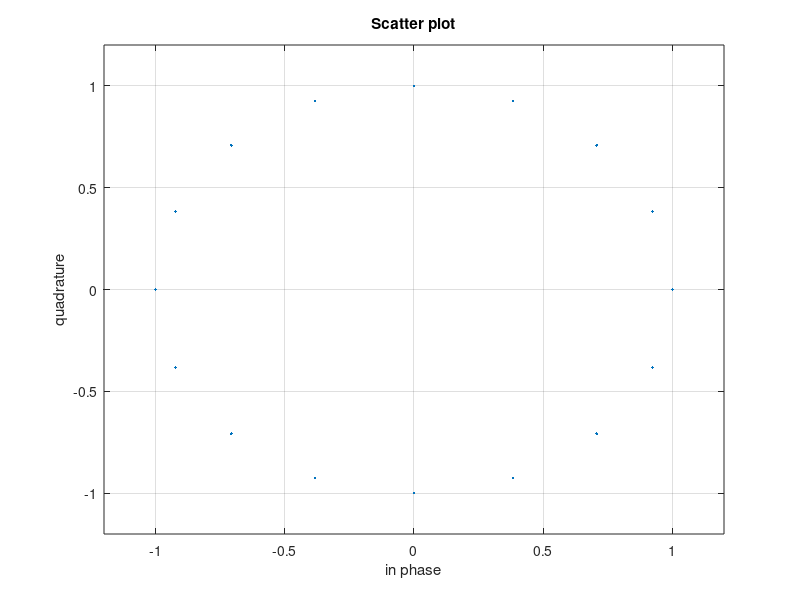
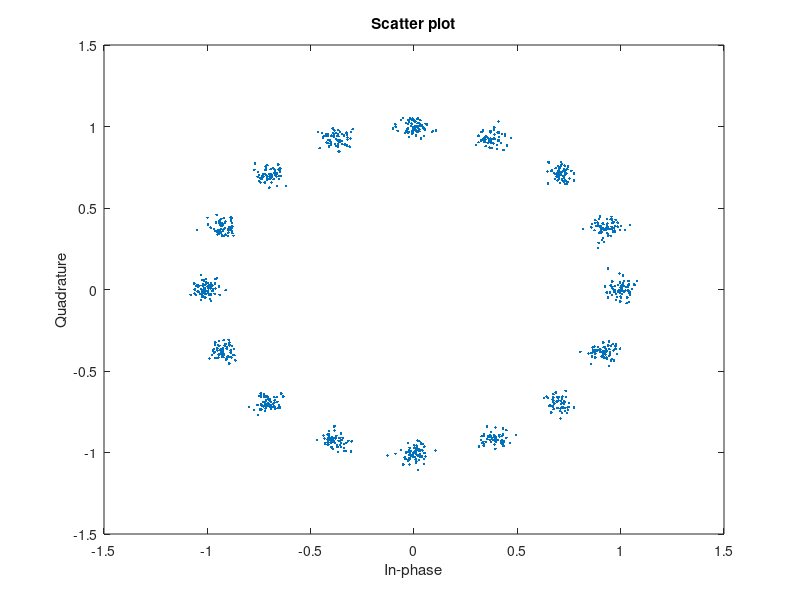

Source code (MATLAB) for these figures, in order:
clc;clear;close all;
N = 1000;
i = randi([0,1],1,4*N);
yy = [];
for x = 1:4:length(i)
  
 if     i(x)==0 && i(x+1)==0 && i(x+2)==0 && i(x+3)==0
     s= 0;
 elseif i(x)==0 && i(x+1)==0 && i(x+2)==0 && i(x+3)==1
     s= 1;
 elseif i(x)==0 && i(x+1)==0 && i(x+2)==1 && i(x+3)==0
     s= 2;
 elseif i(x)==0 && i(x+1)==0 && i(x+2)==1 && i(x+3)==1
     s= 3;
 elseif i(x)==0 && i(x+1)==1 && i(x+2)==1 && i(x+3)==0
     s= 4;
 elseif i(x)==0 && i(x+1)==1 && i(x+2)==1 && i(x+3)==1
     s= 5;
 elseif i(x)==0 && i(x+1)==1 && i(x+2)==0 && i(x+3)==0
     s= 6;
 elseif i(x)==0 && i(x+1)==1 && i(x+2)==0 && i(x+3)==1
     s= 7;
 elseif i(x)==1 && i(x+1)==1 && i(x+2)==0 && i(x+3)==0
     s= 8;
 elseif i(x)==1 && i(x+1)==1 && i(x+2)==0 && i(x+3)==1
     s= 9;
 elseif i(x)==1 && i(x+1)==1 && i(x+2)==1 && i(x+3)==0
     s= 10;
 elseif i(x)==1 && i(x+1)==1 && i(x+2)==1 && i(x+3)==1
     s= 11;
 elseif i(x)==1 && i(x+1)==0 && i(x+2)==1 && i(x+3)==0
     s= 12;
 elseif i(x)==1 && i(x+1)==0 && i(x+2)==1 && i(x+3)==1
     s= 13;
 elseif i(x)==1 && i(x+1)==0 && i(x+2)==0 && i(x+3)==0
     s= 14;
 elseif i(x)==1 && i(x+1)==0 && i(x+2)==0 && i(x+3)==1
     s= 15;
 end
 th = s *22.5;
 p = cosd(th) + j *sind(th);
 yy=[yy p];
   
end

scatterplot( yy ) ,xlabel('in phase'), ylabel('quadrature'),grid("on"),
 xlim( [ -1.2 1.2 ]) , ylim( [ -1.2 1.2 ]);
 EbN0dB=20 ;
 EbN0=10^(EbN0dB/10);
 n=(1/sqrt(2))*[randn(1,length(yy))+1j*randn(1,length(yy))];
 sigma=sqrt(1/((log2(16))*EbN0));
 r = yy +sigma*n;
 scatterplot(r)
 